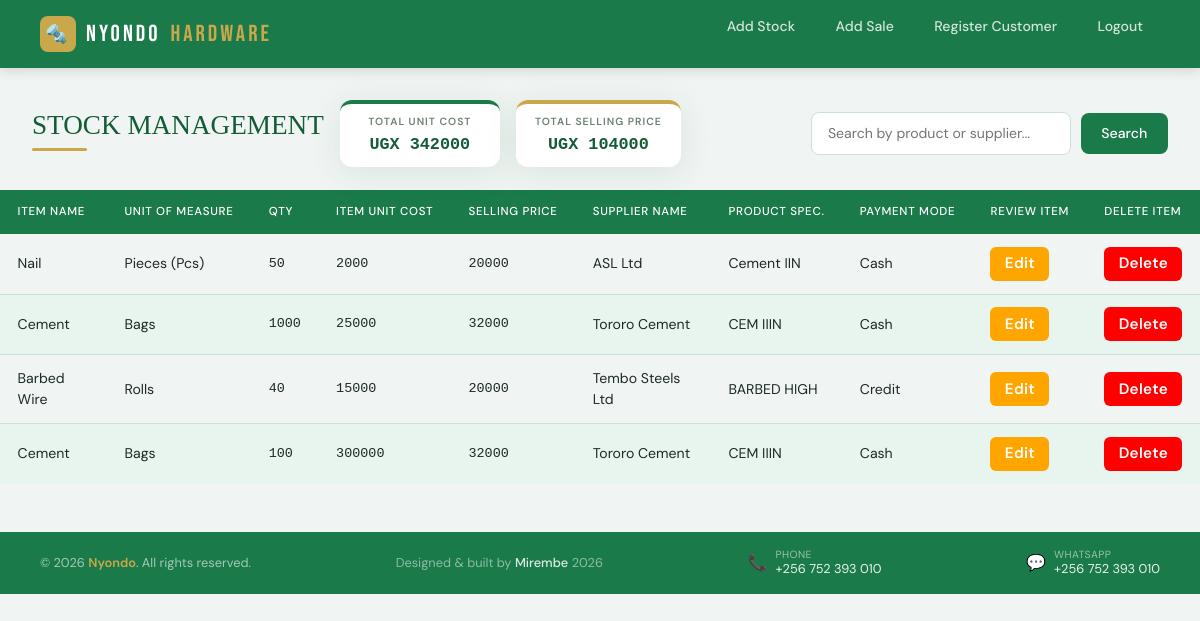
Before: /stock_list/ (signed in) with the older database file.
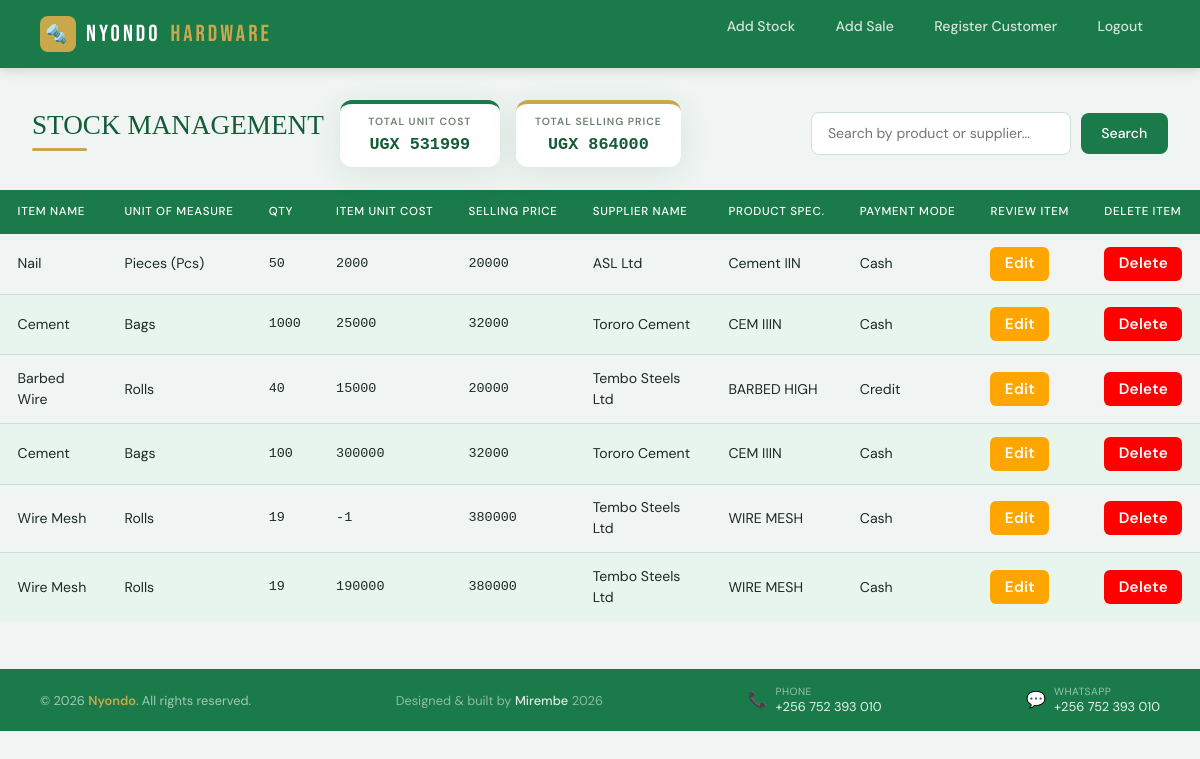
After: the same page with the newer database file.
### hardwareapp/models.py (models this page shows, shortened)
class Stock(models.Model):
    item_name = models.CharField(max_length=255)
    unit = models.CharField(max_length=255)
    quantity = models.IntegerField()
    unit_cost = models.IntegerField()
    selling_price = models.IntegerField()
    date = models.CharField(max_length=255)
    supplier = models.CharField(max_length=255)
    specification = models.CharField(max_length=255)
    payment_mode = models.CharField(max_length=255)

### hardwareapp/views.py (the view)
# urls.py: path('stock_list/', views.stock_list, name='stock_list'),
@login_required
def stock_list(request):
    all_stock = Stock.objects.all()
    search_query = request.GET.get('search', '')
    if search_query:
        all_stock = all_stock.filter(
            Q(item_name__icontains=search_query) |
            Q(supplier__icontains=search_query)
        )
    total_unit_cost = all_stock.aggregate(Sum('unit_cost'))['unit_cost__sum'] or 0
    total_selling_price = all_stock.aggregate(Sum('selling_price'))['selling_price__sum'] or 0
    context = {
        'stock': all_stock,
        'search_query': search_query,
        'total_unit_cost': total_unit_cost,
        'total_selling_price': total_selling_price,
    }
    return render(request, 'stock_list.html', context)

### hardwareapp/templates/stock_list.html (shortened to what this page needs)
{% extends 'base.html' %}
{% block content %}
<nav class="navbar">
  <a href="{% url 'dashboard' %}" style="text-decoration:none;">
   <div class="logo">
      <div class="logo-icon">🔩</div>
      NYONDO <span>HARDWARE</span>
    </div>
  </a>
  <ul class="nav-links">
    <li><a href="{% url 'add_stock' %}">Add Stock</a></li>
    <li><a href="{% url 'add_sale' %}">Add Sale</a></li>
    <li><a href="{% url 'add_customer' %}">Register Customer</a></li>
     <li><a href="{% url 'logout_view' %}">Logout</a></li>
  </ul>
</nav>
<div class="page-header">
  <div class="header-left">
    <h2 class="page-title">STOCK MANAGEMENT</h2>
    <div class="summary-card green-top">
      <div class="summary-label">Total Unit Cost</div>
      <div class="summary-value">UGX {{ total_unit_cost }}</div>
    </div>
    <div class="summary-card gold-top">
      <div class="summary-label">Total Selling Price</div>
      <div class="summary-value">UGX {{ total_selling_price}}</div>
    </div>
  </div>
  <form class="search-form" method="GET" action="{% url 'stock_list' %}">
    <input type="text" name="search" placeholder="Search by product or supplier..." value="{{ search_query }}" />
    <button type="submit">Search</button>
  </form>
</div>
<table class="styled-table">
  <thead>
    <tr>
      <th scope="col">Item Name</th>
      <th scope="col">Unit of Measure</th>
      <th scope="col">Qty</th>
      <th scope="col">Item Unit Cost</th>
      <th scope="col">Selling Price</th>
      <th scope="col">Supplier Name</th>
      <th scope="col">Product Spec.</th>
      <th scope="col">Payment Mode</th>
      <th scope="col">Review Item</th>
      <th scope="col">Delete Item</th>
    </tr>
  </thead>
  <tbody>
     {% for stock in stock %}
    <tr>
      <td>{{stock.item_name}}</td>
      <td>{{stock.unit}}</td>
      <td>{{stock.quantity}}</td>
      <td>{{stock.unit_cost}}</td>
      <td>{{stock.selling_price}}</td>
      <td>{{stock.supplier}}</td>
      <td>{{stock.specification}}</td>
      <td>{{stock.payment_mode}}</td>
      <td><a  style="color: #ffffff; text-decoration: none; font-size: .95rem; font-weight: 600; letter-spacing: .3px; padding: .35rem .9rem; background: orange; border-radius: 6px; display: inline-block;" href="{% url 'stock_review' stock.pk %}">Edit</a></td>
      <td><a style="color: #ffffff; text-decoration: none; font-size: .95rem; font-weight: 600; letter-spacing: .3px; padding: .35rem .9rem; background: red; border-radius: 6px; display: inline-block;" href="">Delete</a></td>
    </tr>
    {% endfor %}
    </tbody>
    </table>
{% endblock %}

### hardwareapp/templates/base.html (shortened to what this page needs)
  <!DOCTYPE html>
<html lang="en">
<head>
    <link href="https://cdn.jsdelivr.net/npm/bootstrap@5.3.8/dist/css/bootstrap.min.css" rel="stylesheet">
</head>
<body>
    <div >
        {% block content %}
    {% endblock %}
    </div>
        <footer style="background:#1a7a4a;padding:1rem 2.5rem;display:flex;justify-content:space-between;align-items:center;flex-wrap:wrap;gap:.5rem;margin-top:3rem; width:100%,">
  <p style="font-size:.8rem;color:rgba(255,255,255,.6);margin:0;">&copy; 2026 <span style="color:#c9a84c;font-weight:600;">Nyondo</span>. All rights reserved.</p>
  <p style="font-size:.8rem;color:rgba(255,255,255,.5);margin:0;">Designed &amp; built by <span style="color:rgba(255,255,255,.85);font-weight:500;">Mirembe</span> 2026</p>
        <div class="info-row">
          <div class="info-icon">📞</div>
          <div class="info-text">
            <span>Phone</span>
            <a href="tel:+256752393010">+256 752 393 010</a>
          </div>
        </div>
        <div class="info-row">
          <div class="info-icon">💬</div>
          <div class="info-text">
            <span>WhatsApp</span>
            <a href="https://wa.me/256752393010">+256 752 393 010</a>
          </div>
        </div>
</footer>
</body>
</html>

### hardwareapp/templates/base.html (style rules this page uses)
.info-row { display: flex; align-items: center; gap: .5rem; }
.info-icon { font-size: 1rem; line-height: 1; }
.info-text { display: flex; flex-direction: column; line-height: 1.3; }
.info-text span { font-size: .65rem; color: rgba(255, 255, 255, .55); text-transform: uppercase; letter-spacing: .04em; }
.info-text a, .info-text p { font-size: .8rem; color: rgba(255, 255, 255, .9); margin: 0; text-decoration: none; }

### hardwareapp/templates/stock_list.html (style rules this page uses)
:root { --green: #1a7a4a; --green-dark: #145c37; --green-light: #e8f5ee; --gold: #c9a84c; --gold-dark: #b8923d; --bg: #f0f4f2; --white: #ffffff; --text: #1c2b22; --muted: #6b8070; --border: #cde0d5; --shadow: 0 6px 32px rgba(26,122,74,.11); }
*, *::before, *::after { box-sizing: border-box; margin: 0; padding: 0; }
body { font-family: 'DM Sans', sans-serif; background: var(--bg); color: var(--text); min-height: 100vh; }
.navbar { display: flex; align-items: center; justify-content: space-between; padding: 0 2.5rem; height: 68px; background: var(--green); box-shadow: 0 2px 12px rgba(0,0,0,.15); position: sticky; top: 0; z-index: 100; }
.logo { font-family: 'Bebas Neue', sans-serif; font-size: 1.45rem; letter-spacing: 3px; color: #fff; display: flex; align-items: center; gap: 10px; }
.logo span { color: var(--gold); }
.logo-icon { width: 36px; height: 36px; background: var(--gold); border-radius: 8px; display: grid; place-items: center; font-size: 18px; }
.nav-links { list-style: none; display: flex; gap: .4rem; }
.nav-links a { text-decoration: none; color: rgba(255,255,255,.8); font-size: .88rem; font-weight: 500; padding: .45rem 1rem; border-radius: 8px; border: 1px solid transparent; transition: all .2s; }
.page-header { display: flex; align-items: center; justify-content: space-between; flex-wrap: wrap; gap: 1rem; margin: 2rem 2rem 1.4rem; }
.header-left { display: flex; align-items: center; gap: 1rem; flex-wrap: wrap; }
.page-title { font-family: 'Playfair Display', serif; font-size: 1.7rem; color: var(--green-dark); position: relative; }
.page-title::after { content: ''; display: block; width: 55px; height: 3px; background: var(--gold); border-radius: 2px; margin: .4rem 0 0; }
.summary-card { background: var(--white); border-radius: 12px; box-shadow: var(--shadow); padding: .6rem 1.2rem; min-width: 160px; text-align: center; }
.summary-card.green-top { border-top: 4px solid var(--green); }
.summary-card.gold-top { border-top: 4px solid var(--gold); }
.summary-label { font-size: .65rem; font-weight: 600; text-transform: uppercase; letter-spacing: 1px; color: var(--muted); }
.summary-value { font-size: 1.05rem; font-weight: 700; color: var(--green-dark); font-family: 'DM Mono', monospace; margin-top: .2rem; }
.search-form { display: flex; align-items: center; gap: .6rem; flex-wrap: wrap; }
.search-form input { padding: .6rem 1rem; border: 1.5px solid var(--border); border-radius: 8px; font-size: .88rem; font-family: 'DM Sans', sans-serif; color: var(--text); background: var(--white); outline: none; width: 260px; transition: border-color .2s; }
.search-form button { background: var(--green); color: #fff; border: none; padding: .6rem 1.3rem; border-radius: 8px; font-size: .88rem; font-weight: 500; font-family: 'DM Sans', sans-serif; cursor: pointer; transition: background .2s; }
.styled-table { width: 100%; border-collapse: collapse; font-size: .88rem; }
.styled-table thead tr { background: var(--green); }
.styled-table thead th { color: #fff; font-size: .72rem; font-weight: 500; text-transform: uppercase; letter-spacing: .7px; padding: .85rem 1.1rem; text-align: left; white-space: nowrap; }
.styled-table tbody tr { border-bottom: 1px solid var(--border); transition: background .15s; }
.styled-table tbody tr:nth-of-type(even) { background: var(--green-light); }
.styled-table tbody tr:last-of-type { border-bottom: none; }
.styled-table tbody td { padding: .8rem 1.1rem; color: var(--text); font-size: .88rem; vertical-align: middle; }
.styled-table tbody td:nth-child(3), .styled-table tbody td:nth-child(4), .styled-table tbody td:nth-child(5) { font-family: 'DM Mono', monospace; font-size: .84rem; }

Changed rows visible on the page:
added Stock: item_name "Wire Mesh", unit "Rolls", quantity "19", unit_cost "-1", selling_price "380000", supplier "Tembo Steels Ltd", specification "WIRE MESH", payment_mode "Cash"
added Stock: item_name "Wire Mesh", unit "Rolls", quantity "19", unit_cost "190000", selling_price "380000", supplier "Tembo Steels Ltd", specification "WIRE MESH", payment_mode "Cash"
Other visible differences:
{{ total_unit_cost }}: "342000" → "531999"
{{ total_selling_price }}: "104000" → "864000"
